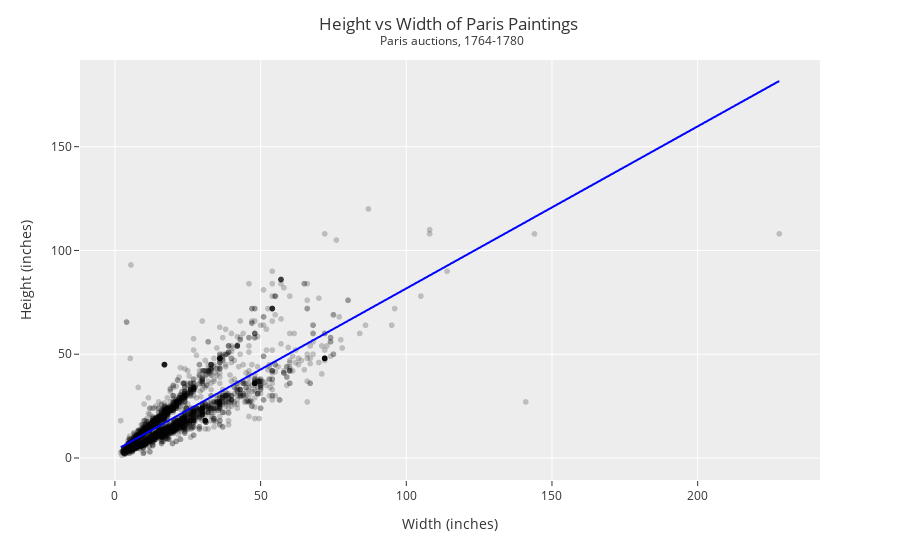

Source (notebook cell):
### Code cell
fig = px.scatter(DF,
                 x='Width_in',
                 y="Height_in",
                 color_discrete_sequence=['black'],
                 opacity=0.2)

fig.update_layout(template="ggplot2",
                  title='Height vs Width of Paris Paintings <br><sup> Paris auctions, 1764-1780</sup>',
                  title_x=0.5,
                  xaxis_title="Width (inches)",
                  yaxis_title="Height (inches)")

# Add the line our model would predict
DF_model = pd.DataFrame()
DF_model['w'] = DF['Width_in']
DF_model['y'] = LM.coef_*DF_model['w']+LM.intercept_
DF_model = DF_model.sort_values('w')

fig.add_trace(
    px.line(DF_model, x='w', y='y',color_discrete_sequence=['blue']).data[0]
)

fig.show()

### Figure 1 — Plotly figure (JSON) as saved in the notebook; plotly's stock layout.template omitted (floating-point values rounded to 4 significant figures; data arrays with more than 128 entries replaced by an {"elided": "..."} marker saying what was removed)
{"data": [{"hovertemplate": "Width_in=%{x}<br>Height_in=%{y}<extra></extra>", "legendgroup": "", "marker": {"color": "black", "opacity": 0.2, "symbol": "circle"}, "mode": "markers", "name": "", "showlegend": false, "type": "scattergl", "x": {"elided": "3393 float values"}, "xaxis": "x", "y": {"elided": "3393 float values"}, "yaxis": "y"}, {"hovertemplate": "w=%{x}<br>y=%{y}<extra></extra>", "legendgroup": "", "line": {"color": "blue", "dash": "solid"}, "marker": {"symbol": "circle"}, "mode": "lines", "name": "", "showlegend": false, "type": "scattergl", "x": {"elided": "3393 float values"}, "xaxis": "x", "y": {"elided": "3393 float values"}, "yaxis": "y"}], "layout": {"legend": {"tracegroupgap": 0}, "margin": {"t": 60}, "title": {"text": "Height vs Width of Paris Paintings <br><sup> Paris auctions, 1764-1780</sup>", "x": 0.5}, "xaxis": {"anchor": "y", "domain": [0, 1], "title": {"text": "Width (inches)"}}, "yaxis": {"anchor": "x", "domain": [0, 1], "title": {"text": "Height (inches)"}}}}
